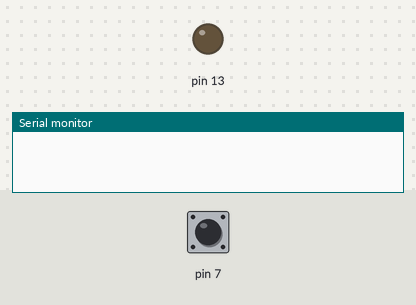
Recording of a sketch running on a simulated Arduino Uno, built with avr-gcc and run on an emulated ATmega328P. On the bench: output pins drawn as LEDs (lit = HIGH), the last lines printed to the serial monitor. Dashed ring = blinking. The inputs (shaded band) are chosen by the test bench; at power-on: pin 7 HIGH.

Above: at 1.2 s.
1.3 s: pin 7 pulled LOW for 1 s
At 3.5 s:
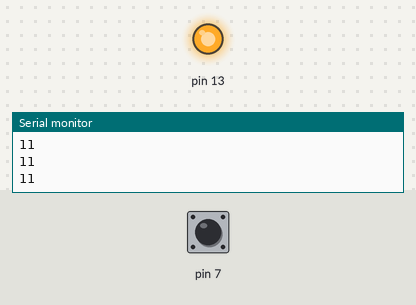
3.8 s: pin 7 pulled LOW for 0.15 s
At 4.9 s:
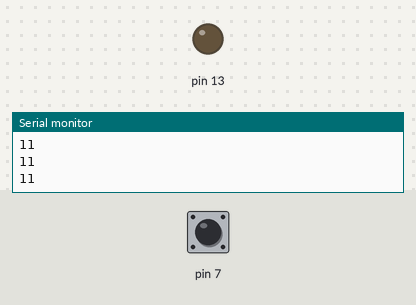
5.5 s: pin 7 pulled LOW for 3.2 s
At 5.8 s:
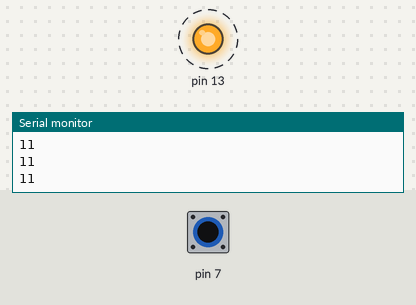
Timing chart, 0 to 10.2 s (numbered marks = the images above; inputs shaded):
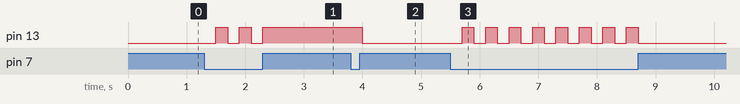

Measured:
- after the input at 1.3 s, pin 13: alternates HIGH for 0.20 s and LOW for 0.20 s, 5 changes in all, then stays HIGH, starting after 0.20 s
- after the input at 3.8 s, pin 13: HIGH → LOW after 0.20 s
- after the input at 5.5 s, pin 13: alternates HIGH for 0.20 s and LOW for 0.20 s, 16 changes in all, then stays LOW, starting after 0.20 s

The sketch:

cleaner.ino
```cpp
#include <SPI.h>
#include <Wire.h>
//#include <Adafruit_GFX.h>
//#include <Adafruit_SH1106.h>
//
//#define OLED_RESET -1
//Adafruit_SH1106 display(OLED_RESET);
//
//#if (SH1106_LCDHEIGHT != 64)
//#error("Height incorrect, please fix Adafruit_SH1106.h!");
//#endif

int state1;


void setup()   {
  Serial.begin(9600);
//display.begin(SH1106_SWITCHCAPVCC, 0x3C);
// display.clearDisplay();
//pinMode(7,OUTPUT);

pinMode(13,OUTPUT);
pinMode(7, INPUT_PULLUP);


}
void loop() {

//
//display.setTextSize(1);             // 設定文字大小
//  display.setTextColor(1);        // 1:OLED預設的顏色(這個會依該OLED的顏色來決定)
//  display.setCursor(25,0);             // 設定起始座標
//  display.print("Air-purifier");        // 要顯示的字串
//
//  display.setCursor(0,15);             // 設定起始座標
//  display.print("power:");        // 要顯示的字串


int val = digitalRead(7);

if (val == 0) {
  state1=!state1;
  delay(200);
  digitalWrite(13,state1);
  Serial.println("11  ");
}
if (state1 == 1) {
//display.setTextSize(1);             // 設定文字大小
//  display.setTextColor(1);        // 1:OLED預設的顏色(這個會依該OLED的顏色來決定)
//  display.setCursor(40,15 );             // 設定起始座標
//  display.print("ON");        // 要顯示的字串
// display.display();

}else {

//  display.setTextSize(1);             // 設定文字大小
//  display.setTextColor(1);        // 1:OLED預設的顏色(這個會依該OLED的顏色來決定)
//  display.setCursor(40,15);             // 設定起始座標
//  display.print("OFF");        // 要顯示的字串
//  display.display();
}
//display.clearDisplay();
  }
```
